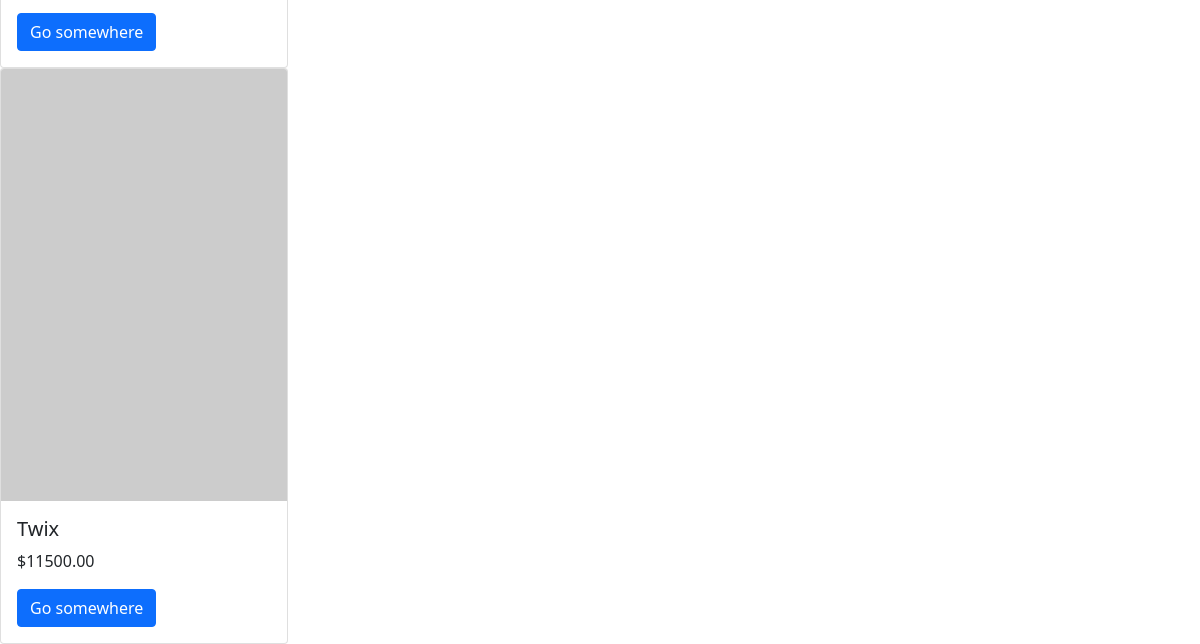
Before: /product/ (lower part) with the older database file.
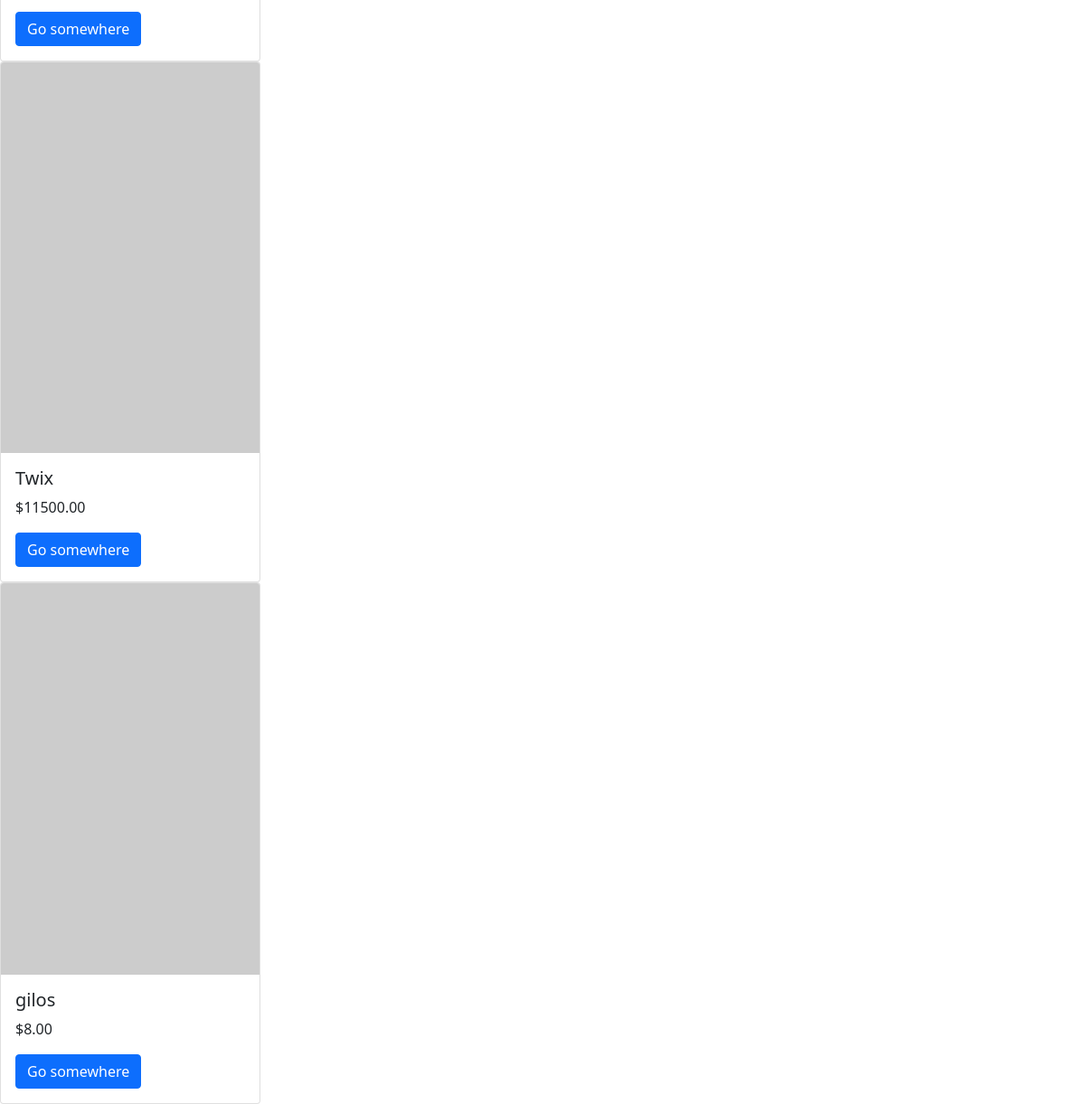
After: the same page with the newer database file.
### configapp/models.py (models this page shows, shortened)
class Product(models.Model):
    product_name = models.CharField(max_length=100)
    category = models.ForeignKey(Category, on_delete=models.CASCADE, related_name='products')
    unit_price = models.DecimalField(max_digits=10, decimal_places=2)
    discontinued = models.BooleanField(default=False)

### configapp/views.py (the view)
# urls.py: path('product/', views.product, name='product'),
def product(request):
    return render(request, 'product.html', {"product": Product.objects.all()})

### configapp/templates/product.html (shortened to what this page needs)
<!DOCTYPE html>
<html lang="en">
<head>
</head>
<body>
    {% for item in product %}
    <div class="card" style="width: 18rem;">
    {% if item.picture %}
        <img src="{{ item.picture.url }}" class="card-img-top" alt="{{ item.product_name }}">
    {% else %}
        <img src="https://picsum.photos/id/1/199/301" class="card-img-top" alt="default image">
    {% endif %}
    <div class="card-body">
        <h5 class="card-title">{{ item.product_name }}</h5>
        <p class="card-text">${{ item.unit_price }}</p>
        <a href="#" class="btn btn-primary">Go somewhere</a>
    </div>
</div>
    {%endfor%}
    <link href="https://cdn.jsdelivr.net/npm/bootstrap@5.0.2/dist/css/bootstrap.min.css" rel="stylesheet">
</body>
</html>

Changed rows visible on the page:
added Product: product_name "gilos", unit_price "8.00"
